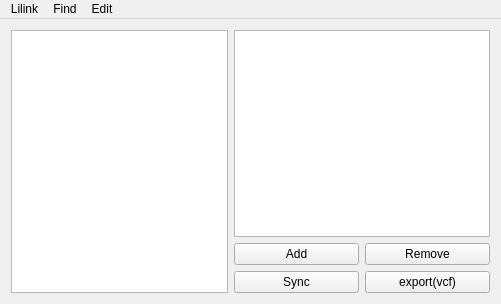
<?xml version="1.0" encoding="UTF-8"?>
<ui version="4.0">
 <class>MainWindow</class>
 <widget class="QMainWindow" name="MainWindow">
  <property name="geometry">
   <rect>
    <x>0</x>
    <y>0</y>
    <width>501</width>
    <height>304</height>
   </rect>
  </property>
  <property name="windowTitle">
   <string>MainWindow</string>
  </property>
  <widget class="QWidget" name="centralWidget">
   <layout class="QHBoxLayout" name="horizontalLayout">
    <item>
     <widget class="QTableWidget" name="tableWidget">
      <property name="autoFillBackground">
       <bool>false</bool>
      </property>
      <property name="sizeAdjustPolicy">
       <enum>QAbstractScrollArea::AdjustToContents</enum>
      </property>
      <property name="showGrid">
       <bool>false</bool>
      </property>
      <property name="gridStyle">
       <enum>Qt::NoPen</enum>
      </property>
      <attribute name="horizontalHeaderCascadingSectionResizes">
       <bool>false</bool>
      </attribute>
     </widget>
    </item>
    <item>
     <layout class="QVBoxLayout" name="verticalLayout">
      <item>
       <widget class="QTextBrowser" name="textBrowser"/>
      </item>
      <item>
       <layout class="QGridLayout" name="gridLayout">
        <item row="0" column="0">
         <widget class="QPushButton" name="buttonAdd">
          <property name="text">
           <string>Add</string>
          </property>
         </widget>
        </item>
        <item row="0" column="1">
         <widget class="QPushButton" name="buttonRemove">
          <property name="text">
           <string>Remove</string>
          </property>
         </widget>
        </item>
        <item row="1" column="0">
         <widget class="QPushButton" name="buttonSync">
          <property name="text">
           <string>Sync</string>
          </property>
         </widget>
        </item>
        <item row="1" column="1">
         <widget class="QPushButton" name="buttonExportvcf">
          <property name="text">
           <string>export(vcf)</string>
          </property>
         </widget>
        </item>
       </layout>
      </item>
     </layout>
    </item>
   </layout>
  </widget>
  <widget class="QMenuBar" name="menuBar">
   <property name="geometry">
    <rect>
     <x>0</x>
     <y>0</y>
     <width>501</width>
     <height>20</height>
    </rect>
   </property>
   <widget class="QMenu" name="menuLilink">
    <property name="title">
     <string>Lilink</string>
    </property>
    <addaction name="actionLog_in"/>
    <addaction name="actionLog_out"/>
    <addaction name="actionAcount_info"/>
   </widget>
   <widget class="QMenu" name="menuEdit">
    <property name="title">
     <string>Edit</string>
    </property>
    <widget class="QMenu" name="menuExport_as">
     <property name="title">
      <string>Export as</string>
     </property>
     <addaction name="actionVcf"/>
     <addaction name="actionDoc"/>
     <addaction name="actionPdf"/>
    </widget>
    <addaction name="menuExport_as"/>
   </widget>
   <widget class="QMenu" name="menuFind">
    <property name="title">
     <string>Find</string>
    </property>
    <widget class="QMenu" name="menuFind_by">
     <property name="title">
      <string>Search by ...</string>
     </property>
     <addaction name="actionName"/>
     <addaction name="actionTelephone"/>
     <addaction name="actionQq"/>
    </widget>
    <addaction name="menuFind_by"/>
   </widget>
   <addaction name="menuLilink"/>
   <addaction name="menuFind"/>
   <addaction name="menuEdit"/>
  </widget>
  <action name="actionLog_in">
   <property name="text">
    <string>log in</string>
   </property>
  </action>
  <action name="actionLog_out">
   <property name="text">
    <string>log out</string>
   </property>
  </action>
  <action name="actionAcount_info">
   <property name="text">
    <string>acount info.</string>
   </property>
  </action>
  <action name="actionName">
   <property name="text">
    <string>name</string>
   </property>
  </action>
  <action name="actionTelephone">
   <property name="text">
    <string>telephone</string>
   </property>
  </action>
  <action name="actionQq">
   <property name="text">
    <string>qq</string>
   </property>
  </action>
  <action name="actionVcf">
   <property name="text">
    <string>vcf</string>
   </property>
  </action>
  <action name="actionDoc">
   <property name="text">
    <string>doc</string>
   </property>
  </action>
  <action name="actionPdf">
   <property name="text">
    <string>pdf</string>
   </property>
  </action>
 </widget>
 <layoutdefault spacing="6" margin="11"/>
 <resources/>
 <connections/>
</ui>
